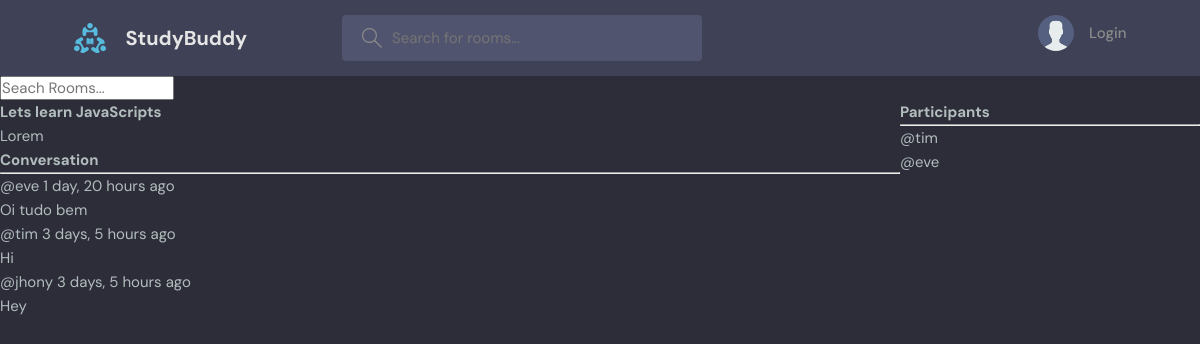
Page /room/2/ on the committed database.
### base/models.py (models this page shows, shortened)
class Room(models.Model):
    host = models.ForeignKey(User, on_delete=models.SET_NULL, null=True)
    topic = models.ForeignKey(Topic, on_delete=models.SET_NULL, null=True)
    name = models.CharField(max_length=200)
    description = models.TextField(null=True, blank=True)
    participants = models.ManyToManyField(User, related_name='participants', blank=True)
    updated = models.DateTimeField(auto_now=True)
    created = models.DateTimeField(auto_now_add=True)
    class Meta:
        ordering = ['-updated', '-created']

class Message(models.Model):
    user = models.ForeignKey(User, on_delete=models.CASCADE)
    room = models.ForeignKey(Room, on_delete=models.CASCADE)
    body = models.TextField()
    updated = models.DateTimeField(auto_now=True)
    created = models.DateTimeField(auto_now_add=True)
    class Meta:
        ordering = ['-updated', '-created']

### base/views.py (the view, shortened to what this page needs)
# urls.py: path('room/<str:pk>/', views.room, name="room"),
def room(request, pk):
    room = Room.objects.get(id=pk)
    room_messages = room.message_set.all()
    participants = room.participants.all()
    context = {'room': room, 'room_messages': room_messages, 'participants':participants}
    return render(request, 'base/room.html', context)

### base/templates/base/room.html (shortened to what this page needs)
{% extends 'main.html' %}
{% block content %}
<div class="room-container">
    <div>
        <h1>{{room.name}}</h1>
        <p>{{room.description}}</p>
        <div class="comment-wrapper">
            <h3>Conversation</h3>
            <hr>
            {% for message in room_messages %}
            <div>
                <small>@{{message.user}} {{message.created|timesince}} ago</small>
                <p>{{message.body}}</p>
            </div>
            {% endfor %}
        </div>
    </div>
    <div>
        <h3>Participants</h3>
        <hr>
        {% for user in participants %}
            <div>
                <p>@{{user.username}}</p>
            </div>
        {% endfor %}
    </div>
</div>
{% endblock content%}

### static/styles/style.css (style rules this page uses)
:root { --color-main: #71c6dd; --color-main-light: #e1f6fb; --color-dark: #3f4156; --color-dark-medium: #51546e; --color-dark-light: #696d97; --color-light: #e5e5e5; --color-gray: #8b8b8b; --color-light-gray: #b2bdbd; --color-bg: #2d2d39; --color-success: #5dd693; --color-error: #fc4b0b; }
* { font-family: "DM Sans", -apple-system, BlinkMacSystemFont, "Segoe UI", Roboto, Oxygen, Ubuntu, Cantarell, "Open Sans", "Helvetica Neue", sans-serif; margin: 0; padding: 0; box-sizing: border-box; text-rendering: optimizeLegibility; font-size: inherit; }
html { font-size: 56.25%; }
@media only screen and (min-width: 1200px) { html { font-size: 62.5%; } }
body { line-height: 1.6; font-weight: 400; font-size: 1.5rem; color: var(--color-light-gray); background-color: var(--color-bg); min-height: 100vh; }

### base/templates/base/room.html (style rules this page uses)
.room-container { display: grid; grid-template-columns: 3fr 1fr; }

### rows in the picture
Room: name "Lets learn JavaScripts", description "Lorem"
Message: user "eve", created "1 day, 20 hours", body "Oi tudo bem"
Message: user "tim", created "3 days, 5 hours", body "Hi"
Message: user "jhony", created "3 days, 5 hours", body "Hey"

### other values in the picture
{{ user.username }} "tim"
{{ user.username }} "eve"
